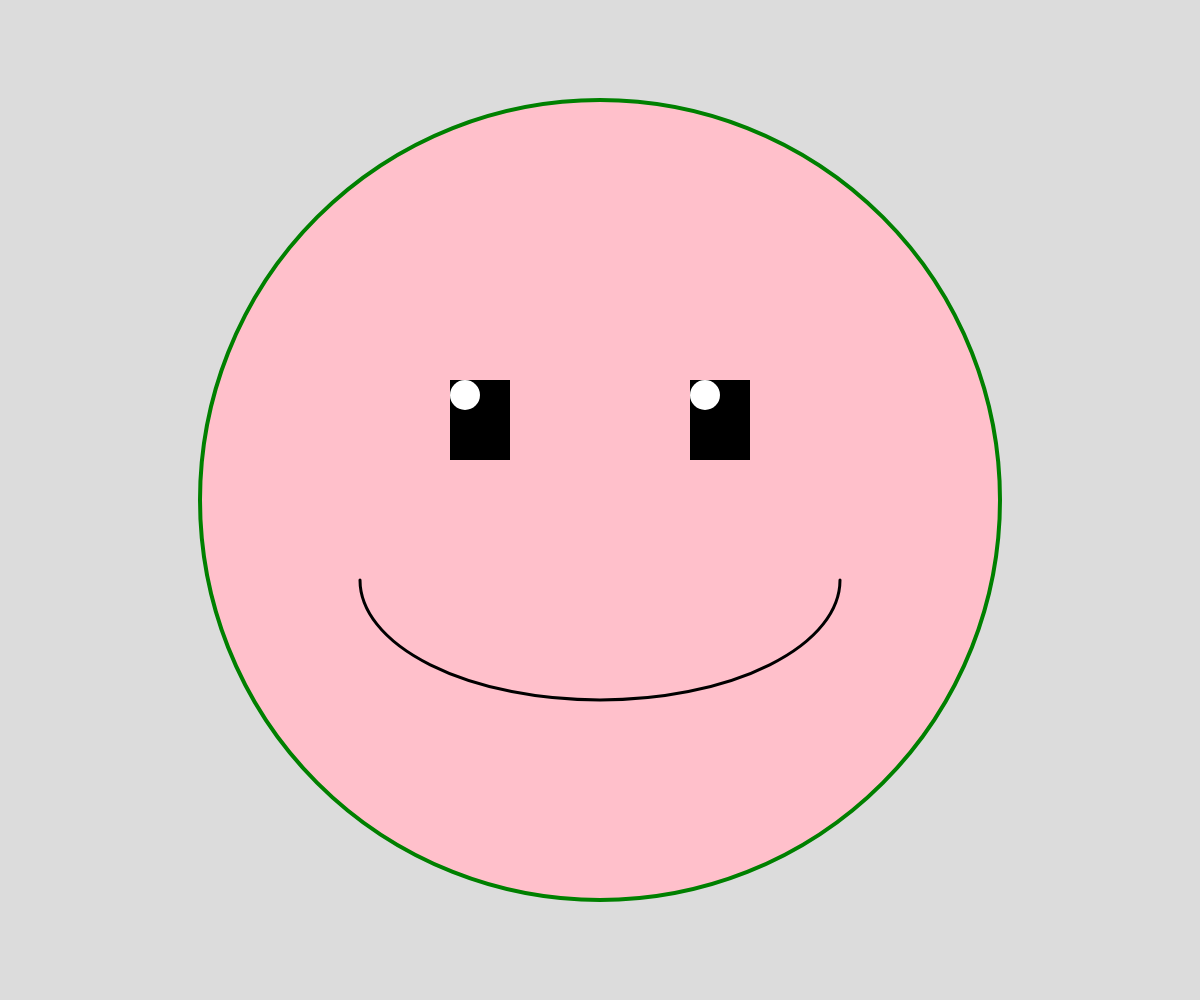
Frame 1 (no input)
Frame 60 (no input): identical to frame 1, image omitted
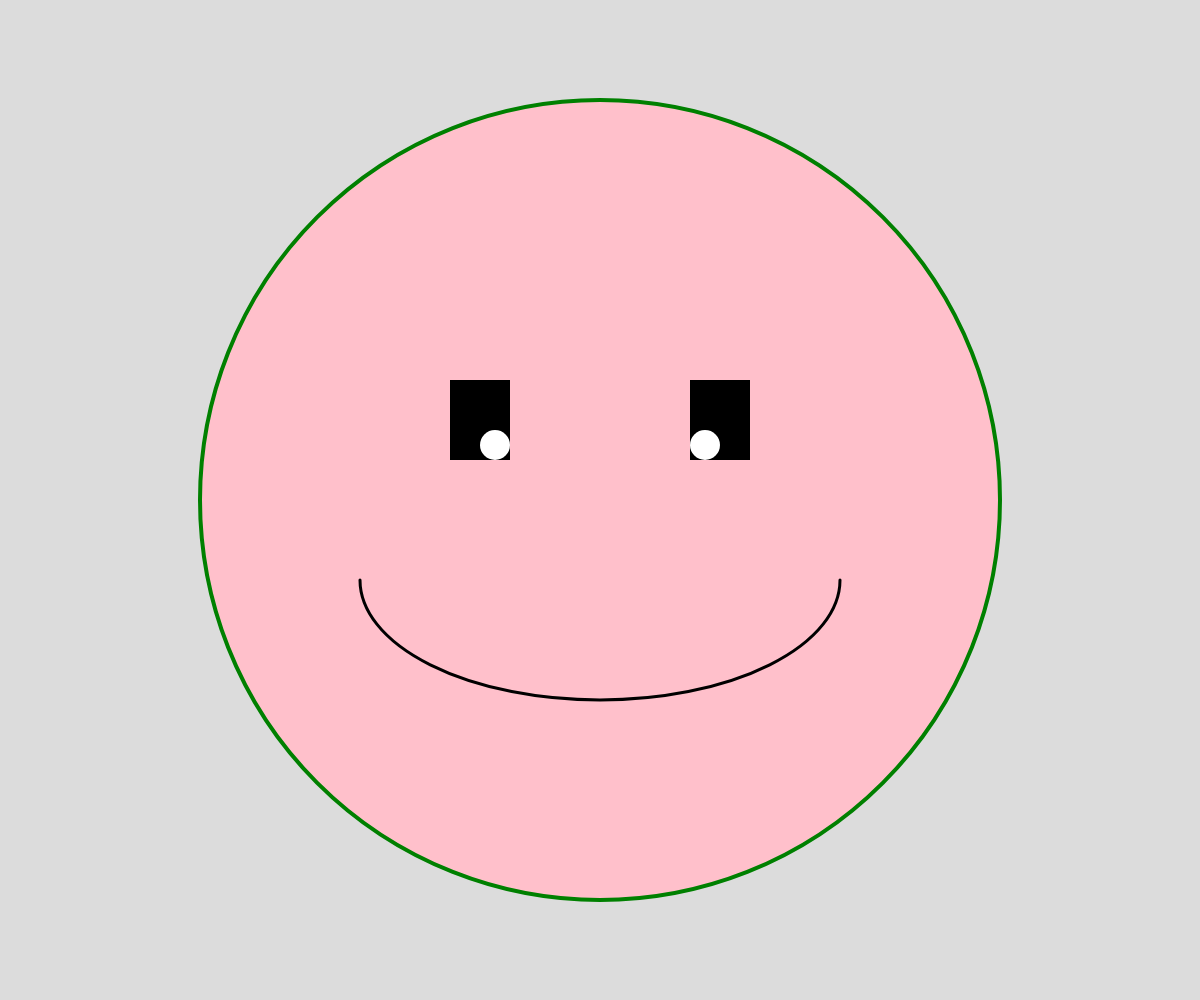
Frame 120 (the mouse pressed at the canvas centre since frame 60)

The p5.js sketch that drew these frames (run headless with seeded random() and noise() and a simulated clock; from frame 60 on, the mouse is pressed at the canvas centre):

// p5.js sketch
// ── sketch.js
function setup() {
  // make canvas cover the entire browser window
  createCanvas(windowWidth, windowHeight);
}

function draw() {
  background(220);

  // circle properties
  fill('pink');
  stroke('green');
  strokeWeight(4);
  const r = min(width, height) * 0.4; // make circle really big (40% of smaller dimension)
  const cx = width / 2;
  const cy = height / 2;
  circle(cx, cy, r * 2);

  // draw two very small filled rectangles inside the circle like eyes
  fill('black');
  noStroke();
  const eyeW = r * 0.15; // smaller relative to radius
  const eyeH = r * 0.2;
  const eyeOffsetX = r * 0.3;
  const eyeY = cy - r * 0.2; // move eyes up a bit
  rect(cx - eyeOffsetX - eyeW / 2, eyeY - eyeH / 2, eyeW, eyeH);
  rect(cx + eyeOffsetX - eyeW / 2, eyeY - eyeH / 2, eyeW, eyeH);

  // draw pupils that track the mouse position
  fill('white');
  noStroke();
  const pupilSize = min(eyeW, eyeH) * 0.5;
  // helper to compute constrained pupil position inside an eye box
  function pupilPos(eyeCenterX) {
    let dx = mouseX - eyeCenterX;
    let dy = mouseY - eyeY;
    // limit movement to within the eye rectangle
    let maxX = (eyeW - pupilSize) / 2;
    let maxY = (eyeH - pupilSize) / 2;
    dx = constrain(dx, -maxX, maxX);
    dy = constrain(dy, -maxY, maxY);
    return {x: eyeCenterX + dx, y: eyeY + dy};
  }
  const leftPupil = pupilPos(cx - eyeOffsetX);
  const rightPupil = pupilPos(cx + eyeOffsetX);
  circle(leftPupil.x, leftPupil.y, pupilSize);
  circle(rightPupil.x, rightPupil.y, pupilSize);

  // draw a smiling mouth as an arc inside the circle
  noFill();
  stroke('black');
  strokeWeight(3);
  const mouthRadius = r * 0.6;
  arc(cx, cy + r * 0.2, mouthRadius * 2, mouthRadius, 0, PI);
}

function windowResized() {
  // keep canvas full-window if the browser resizes
  resizeCanvas(windowWidth, windowHeight);
}
